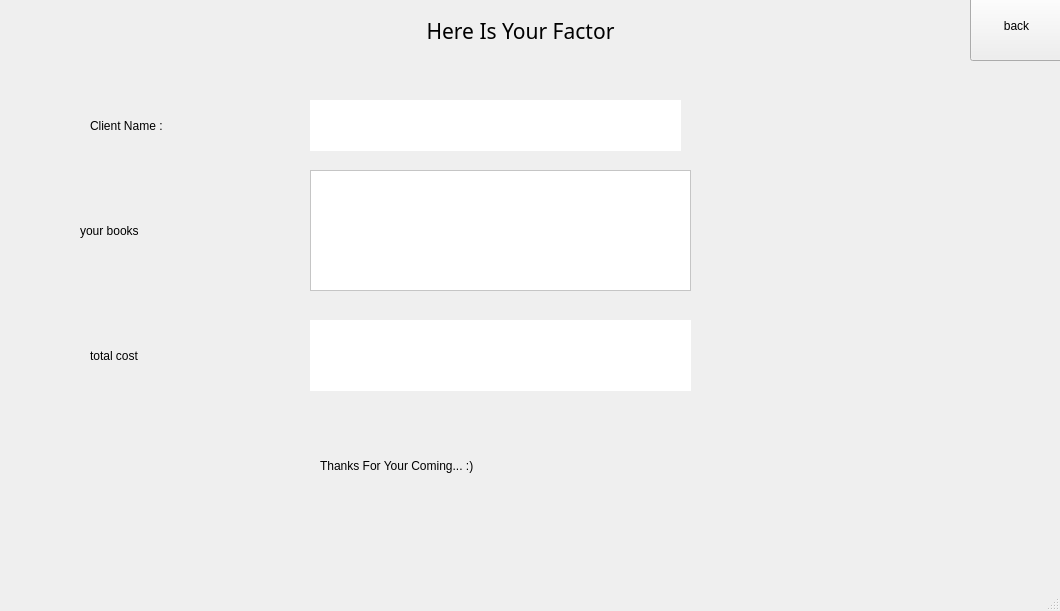
<?xml version="1.0" encoding="UTF-8"?>
<ui version="4.0">
 <class>factor</class>
 <widget class="QMainWindow" name="factor">
  <property name="geometry">
   <rect>
    <x>0</x>
    <y>0</y>
    <width>1060</width>
    <height>611</height>
   </rect>
  </property>
  <property name="windowTitle">
   <string>MainWindow</string>
  </property>
  <property name="styleSheet">
   <string notr="true">font: 20pt &quot;Agency FB&quot;;
border-image: url(:/20181210_211055.jpg);</string>
  </property>
  <widget class="QWidget" name="centralwidget">
   <widget class="QLabel" name="label">
    <property name="geometry">
     <rect>
      <x>320</x>
      <y>0</y>
      <width>401</width>
      <height>61</height>
     </rect>
    </property>
    <property name="font">
     <font>
      <family>Agency FB</family>
      <pointsize>16</pointsize>
      <weight>9</weight>
      <italic>false</italic>
      <bold>false</bold>
     </font>
    </property>
    <property name="styleSheet">
     <string notr="true">font: 75 16pt &quot;Agency FB&quot;;
color: rgb(0, 0, 0);
border-image: url(:/20181210_210744.jpg);</string>
    </property>
    <property name="text">
     <string>Here Is Your Factor</string>
    </property>
    <property name="alignment">
     <set>Qt::AlignCenter</set>
    </property>
   </widget>
   <widget class="QLabel" name="clientnamefinal">
    <property name="geometry">
     <rect>
      <x>310</x>
      <y>100</y>
      <width>371</width>
      <height>51</height>
     </rect>
    </property>
    <property name="font">
     <font>
      <family>Agency FB</family>
      <pointsize>20</pointsize>
      <weight>50</weight>
      <italic>false</italic>
      <bold>false</bold>
     </font>
    </property>
    <property name="styleSheet">
     <string notr="true">color: rgb(0, 0, 112);
border-image: url();
background-color: rgb(255, 255, 255);
background-color: rgb(255, 255, 255);
border-color: rgb(0, 255, 255);</string>
    </property>
    <property name="text">
     <string/>
    </property>
   </widget>
   <widget class="QLabel" name="label_3">
    <property name="geometry">
     <rect>
      <x>90</x>
      <y>100</y>
      <width>171</width>
      <height>51</height>
     </rect>
    </property>
    <property name="styleSheet">
     <string notr="true">font: 75 16pt &quot;Agency FB&quot;;
color: rgb(0, 0, 0);
border-image: url(:/20181210_210744.jpg);</string>
    </property>
    <property name="text">
     <string>Client Name :</string>
    </property>
   </widget>
   <widget class="QListWidget" name="listofbooksfinal">
    <property name="geometry">
     <rect>
      <x>310</x>
      <y>170</y>
      <width>381</width>
      <height>121</height>
     </rect>
    </property>
    <property name="font">
     <font>
      <family>Agency FB</family>
      <pointsize>20</pointsize>
      <weight>50</weight>
      <italic>false</italic>
      <bold>false</bold>
     </font>
    </property>
    <property name="styleSheet">
     <string notr="true">border-image: url();
background-color: rgb(255, 255, 255);
color: rgb(0, 0, 127);</string>
    </property>
   </widget>
   <widget class="QLabel" name="label_2">
    <property name="geometry">
     <rect>
      <x>80</x>
      <y>200</y>
      <width>171</width>
      <height>61</height>
     </rect>
    </property>
    <property name="styleSheet">
     <string notr="true">font: 75 16pt &quot;Agency FB&quot;;
color: rgb(0, 0, 0);
border-image: url(:/20181210_210744.jpg);</string>
    </property>
    <property name="text">
     <string>your books</string>
    </property>
   </widget>
   <widget class="QLabel" name="label_4">
    <property name="geometry">
     <rect>
      <x>90</x>
      <y>330</y>
      <width>161</width>
      <height>51</height>
     </rect>
    </property>
    <property name="styleSheet">
     <string notr="true">font: 75 16pt &quot;Agency FB&quot;;
color: rgb(0, 0, 0);
border-image: url(:/20181210_210744.jpg);</string>
    </property>
    <property name="text">
     <string>total cost</string>
    </property>
   </widget>
   <widget class="QLabel" name="totalc">
    <property name="geometry">
     <rect>
      <x>310</x>
      <y>320</y>
      <width>381</width>
      <height>71</height>
     </rect>
    </property>
    <property name="font">
     <font>
      <family>Agency FB</family>
      <pointsize>20</pointsize>
      <weight>50</weight>
      <italic>false</italic>
      <bold>false</bold>
     </font>
    </property>
    <property name="styleSheet">
     <string notr="true">border-color: rgb(0, 255, 255);
border-image: url();
color: rgb(0, 0, 127);
background-color: rgb(255, 255, 255);</string>
    </property>
    <property name="text">
     <string/>
    </property>
   </widget>
   <widget class="QPushButton" name="back_factor">
    <property name="geometry">
     <rect>
      <x>970</x>
      <y>-10</y>
      <width>93</width>
      <height>71</height>
     </rect>
    </property>
    <property name="styleSheet">
     <string notr="true">font: 75 16pt &quot;Agency FB&quot;;
color: rgb(0, 0, 0);
border-image: url(:/20181210_210744.jpg);</string>
    </property>
    <property name="text">
     <string>back</string>
    </property>
   </widget>
   <widget class="QLabel" name="label_5">
    <property name="geometry">
     <rect>
      <x>320</x>
      <y>430</y>
      <width>381</width>
      <height>71</height>
     </rect>
    </property>
    <property name="styleSheet">
     <string notr="true">font: 75 16pt &quot;Agency FB&quot;;
color: rgb(0, 0, 0);
border-image: url(:/20181210_210744.jpg);</string>
    </property>
    <property name="text">
     <string>Thanks For Your Coming... :)</string>
    </property>
   </widget>
  </widget>
  <widget class="QMenuBar" name="menubar">
   <property name="geometry">
    <rect>
     <x>0</x>
     <y>0</y>
     <width>1060</width>
     <height>46</height>
    </rect>
   </property>
  </widget>
  <widget class="QStatusBar" name="statusbar"/>
 </widget>
 <resources/>
 <connections/>
</ui>
